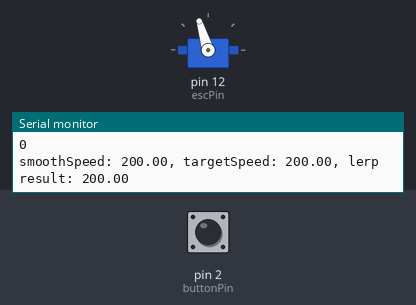
A sketch run on a simulated Arduino Uno, built with avr-gcc and run on an emulated ATmega328P. On the bench: servo, the last lines printed to the serial monitor. Inputs (shaded band) come from the test bench; at power-on: pin 2 (buttonPin) LOW.

Above: at 1.2 s.
1.3 s: pin 2 (buttonPin) pulled HIGH for 3.2 s
At 5.1 s:
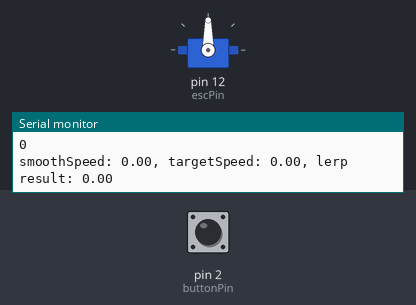
6.0 s: pin 2 (buttonPin) pulled HIGH for 0.15 s
At 7.4 s:
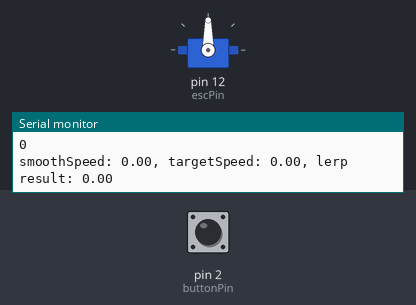
9.1 s: pin 2 (buttonPin) pulled HIGH for 1 s
At 9.7 s:
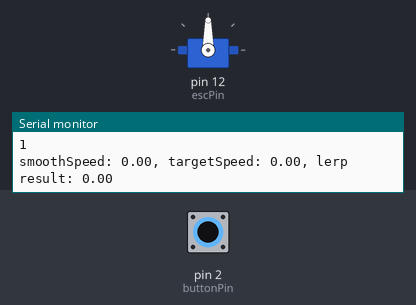
13.1 s: pin 2 (buttonPin) driven HIGH
At 14.2 s:
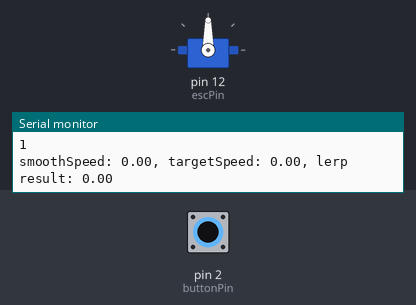
16.1 s: pin 2 (buttonPin) driven LOW
At 17.4 s:
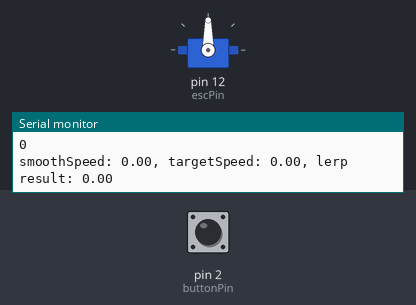
19.1 s: pin 2 (buttonPin) pulsed HIGH 2 times (0.12 s each, 0.3 s apart)
At 19.9 s:
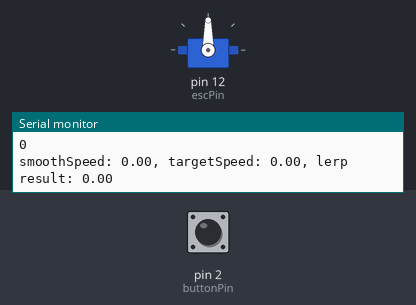
Timing chart, 0 to 22.1 s (numbered marks = the images above; inputs shaded):
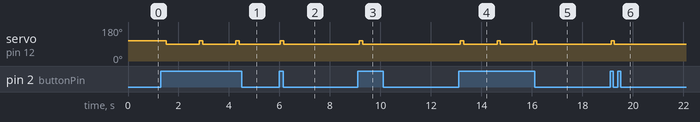

Measured:
- after the input at 1.3 s, servo on pin 12 (escPin): alternates 107° for 0.13 s and 90° for 1.3 s, starting after 0.21 s
- after the input at 6.0 s, servo on pin 12 (escPin): 90° → 107° at once, → 90° 0.13 s later
- after the input at 9.1 s, servo on pin 12 (escPin): 90° → 107° after 0.06 s, → 90° 0.13 s later
- after the input at 13.1 s, servo on pin 12 (escPin): alternates 107° for 0.13 s and 90° for 1.3 s, starting after 0.07 s
- after the input at 16.1 s, servo on pin 12 (escPin): goes on until 16.2 s, then stays 90°
- after the input at 19.1 s, servo on pin 12 (escPin): 90° → 107° at once, → 90° 0.13 s later

The sketch:

ESCTest1.0.1.ino
```cpp
/*
        Arduino Brushless Motor Control
     by Dejan, https://howtomechatronics.com
*/
// Main, ESCTest1.0.0

#include "ESC.h"

// constants won't change. They're used here to set pin numbers:
const int buttonPin = 2;  // the number of the pushbutton pin
const int escPin = 12;    // the number of the escPin pin
const int ledPin = 3;
const int fps = 20;

// variables will change:
int buttonState = 0;  // variable for reading the pushbutton status
bool buttonPushed = false;
bool buttonRest = false;
int count = 0;
int count2 = 0;

ESC motor(escPin);  // Create an ESC object to control the ESC


void setup() {
  // initialize the pushbutton pin as an input:
  pinMode(buttonPin, INPUT);

  // Attach the ESC on pin escPin
  motor.attach();

  Serial.begin(9600);
}

void loop() {
  // read the state of the pushbutton value:
  buttonState = digitalRead(buttonPin);
  Serial.println(buttonState);  // Add this line for debugging

  // check if the pushbutton is pressed. If it is, the buttonState is HIGH:
  if (buttonPushed)
  {
    count += 1000/fps;
  }
  else if (buttonRest)
  {
    count2 += 1000/fps;
  }
  else if (buttonState == HIGH)
  {
    buttonPushed = true;
    count = 0;
    digitalWrite(ledPin, HIGH);
  }

  if (count < 100)
  {
    // turn ESC on:
    motor.newTarget(200);
  }
  else if (buttonPushed && count >= 100)
  {
    buttonPushed = false;
    buttonRest = true;
    count2 = 0;
    digitalWrite(ledPin, LOW);

    // turn ESC off:
    motor.newTarget(0);
  }
  else if (buttonRest && count2 >= 1000)
  {
    buttonRest = false;
    buttonPushed = false;
  }

  motor.updateSpeed(1); //speedSmoothing: 0 is infinate, 1 is instant
  delay(1000/fps);
}
```

ESC.cpp
```cpp
// ESC.cpp
#include "ESC.h"
#include "LERP.h"

ESC::ESC(int pin)
{
  escPin = pin;
  pinMode(escPin, OUTPUT);
}

void ESC::attach()
{
  escName.attach(escPin);
}

bool ESC::newTarget(int target) {
  targetSpeed = target;
  return true;
}

void ESC::updateSpeed(float smooth) {
  smoothSpeed = lerp(smoothSpeed, targetSpeed, smooth);
    Serial.print("smoothSpeed: ");
    Serial.print(smoothSpeed);
    Serial.print(", targetSpeed: ");
    Serial.print(targetSpeed);
    Serial.print(", lerp result: ");
    Serial.println(lerp(smoothSpeed, targetSpeed, smooth));

  smoothSpeed = map(smoothSpeed, 0, 1023, 90, 180);   // scale it to use it with the servo library (value between 0 and 180)
  escName.write(static_cast<int>(smoothSpeed));    // Send the signal to the ESC
}
```

ESC.h
```cpp
// ESC.h
#ifndef ESC_h
#define ESC_h

#include <Arduino.h>
#include <Servo.h>

class ESC
{
  private:
    Servo escName;
    int escPin;
    float targetSpeed;
    float smoothSpeed;
    float speedSmoothing;

  public:
    ESC(int pin);
    void attach();
    bool newTarget(int target);
    void updateSpeed(float speedSmoothing);
};

#endif
```

LERP.cpp
```cpp
// LERP.cpp
#include "LERP.h"

float lerp(float a, float b, float weight) {
    return a * (1 - weight) + b * weight;
}
```

LERP.h
```cpp
// LERP.h
#ifndef LERP_h
#define LERP_h

float lerp(float a, float b, float weight);

#endif
```
